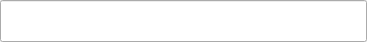
<?xml version="1.0" encoding="UTF-8"?>
<ui version="4.0">
 <class>SearchPanel</class>
 <widget class="QWidget" name="SearchPanel">
  <property name="geometry">
   <rect>
    <x>0</x>
    <y>0</y>
    <width>367</width>
    <height>42</height>
   </rect>
  </property>
  <property name="windowTitle">
   <string>Form</string>
  </property>
  <layout class="QVBoxLayout" name="verticalLayout">
   <property name="spacing">
    <number>0</number>
   </property>
   <property name="leftMargin">
    <number>0</number>
   </property>
   <property name="topMargin">
    <number>0</number>
   </property>
   <property name="rightMargin">
    <number>0</number>
   </property>
   <property name="bottomMargin">
    <number>0</number>
   </property>
   <item>
    <widget class="QLineEdit" name="lineEdit">
     <property name="minimumSize">
      <size>
       <width>0</width>
       <height>42</height>
      </size>
     </property>
    </widget>
   </item>
  </layout>
 </widget>
 <resources/>
 <connections/>
</ui>
